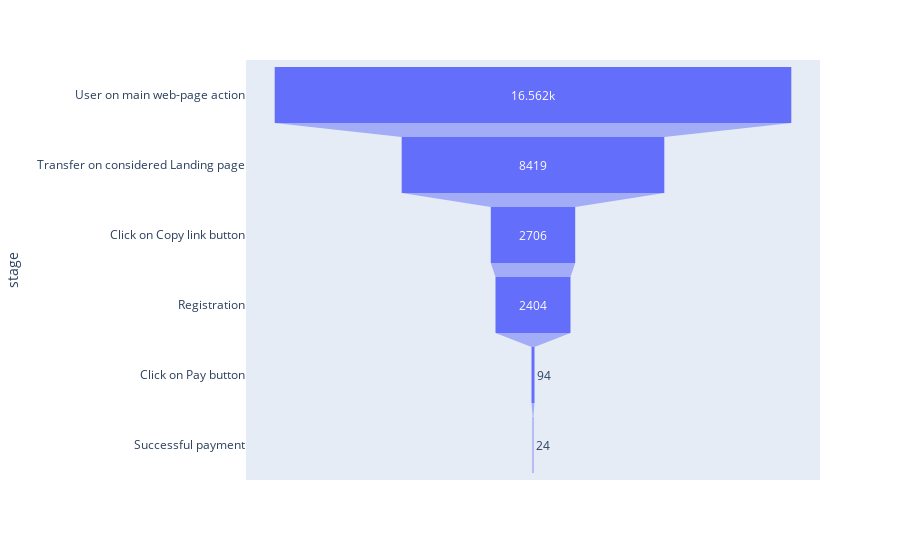

Notebook code for this chart:
### Markdown cell above
Build funnel visualization:

### Code cell
fig = px.funnel(count_events, x='count_events', y='stage')
fig.show()

### Figure 1 — Plotly figure (JSON) as saved in the notebook; plotly's stock layout.template omitted (floating-point values rounded to 4 significant figures)
{"data": [{"hovertemplate": "count_events=%{x}<br>stage=%{y}<extra></extra>", "legendgroup": "", "marker": {"color": "#636efa"}, "name": "", "orientation": "h", "showlegend": false, "type": "funnel", "x": [16562, 8419, 2706, 2404, 94, 24], "xaxis": "x", "y": ["User on main web-page action", "Transfer on considered Landing page", "Click on Copy link button", "Registration", "Click on Pay button", "Successful payment"], "yaxis": "y"}], "layout": {"legend": {"tracegroupgap": 0}, "margin": {"t": 60}, "xaxis": {"anchor": "y", "domain": [0, 1], "title": {"text": "count_events"}}, "yaxis": {"anchor": "x", "domain": [0, 1], "title": {"text": "stage"}}}}
